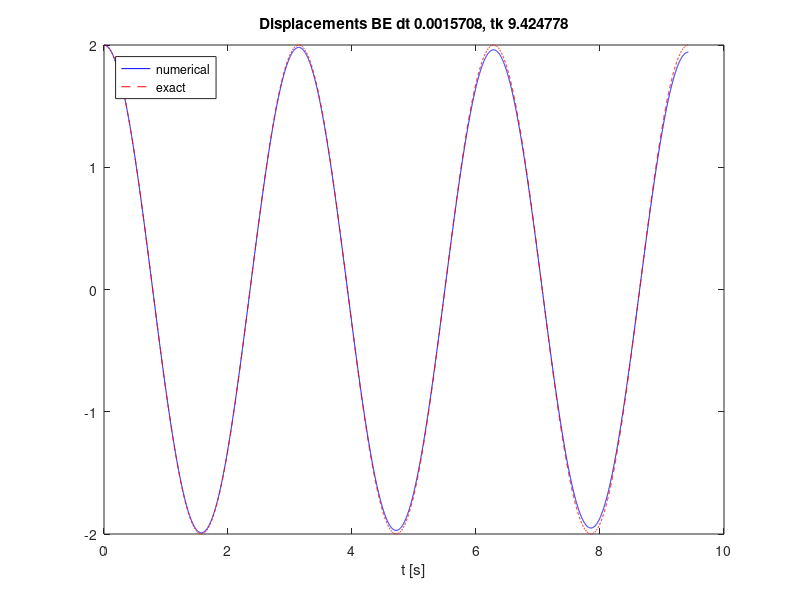

This figure's MATLAB source:
% Initial conditions
omega0 = 2;
T0 = 2*pi/omega0;
%dt = T0/20;
dt = T0/2000;
tk = 3*T0;
N_t = floor(tk/dt);
t = linspace(0, N_t*dt, N_t+1);

u = zeros(N_t+1, 1);
v = zeros(N_t+1, 1);

X_0 = 2;
u(1) = X_0;
v(1) = 0;

% System solving
for n = 2:N_t+1
    u(n) = (dt*v(n-1) + u(n-1))/(1+(dt*omega0)^2);
    v(n) = (-dt*omega0^2*u(n-1) + v(n-1))/(1+(dt*omega0)^2);
end

% Plotting
plot(t, u, 'b-', t, X_0*cos(omega0*t), 'r--');
legend('numerical', 'exact', 'Location','northwest');
title(sprintf('Displacements BE dt %g, tk %f', dt, tk))
xlabel('t [s]');